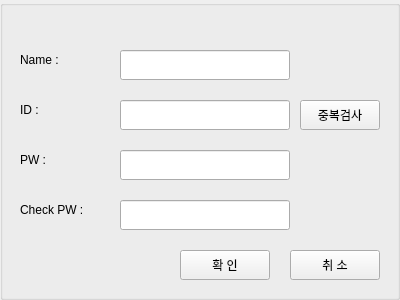
<?xml version="1.0" encoding="UTF-8"?>
<ui version="4.0">
 <class>SignUp</class>
 <widget class="QWidget" name="SignUp">
  <property name="geometry">
   <rect>
    <x>0</x>
    <y>0</y>
    <width>400</width>
    <height>300</height>
   </rect>
  </property>
  <property name="windowTitle">
   <string>Form</string>
  </property>
  <widget class="QGroupBox" name="groupBox">
   <property name="geometry">
    <rect>
     <x>0</x>
     <y>0</y>
     <width>400</width>
     <height>300</height>
    </rect>
   </property>
   <property name="title">
    <string/>
   </property>
   <widget class="QLabel" name="label_id">
    <property name="geometry">
     <rect>
      <x>20</x>
      <y>100</y>
      <width>62</width>
      <height>20</height>
     </rect>
    </property>
    <property name="text">
     <string>ID :</string>
    </property>
   </widget>
   <widget class="QLabel" name="label_pw">
    <property name="geometry">
     <rect>
      <x>20</x>
      <y>150</y>
      <width>62</width>
      <height>20</height>
     </rect>
    </property>
    <property name="text">
     <string>PW :</string>
    </property>
   </widget>
   <widget class="QLabel" name="label_ckpw">
    <property name="geometry">
     <rect>
      <x>20</x>
      <y>200</y>
      <width>81</width>
      <height>20</height>
     </rect>
    </property>
    <property name="text">
     <string>Check PW :</string>
    </property>
   </widget>
   <widget class="QLabel" name="label_name">
    <property name="geometry">
     <rect>
      <x>20</x>
      <y>50</y>
      <width>62</width>
      <height>20</height>
     </rect>
    </property>
    <property name="text">
     <string>Name :</string>
    </property>
   </widget>
   <widget class="QPushButton" name="confirmButton">
    <property name="geometry">
     <rect>
      <x>180</x>
      <y>250</y>
      <width>90</width>
      <height>30</height>
     </rect>
    </property>
    <property name="text">
     <string>확 인</string>
    </property>
   </widget>
   <widget class="QPushButton" name="cancelButton">
    <property name="geometry">
     <rect>
      <x>290</x>
      <y>250</y>
      <width>90</width>
      <height>30</height>
     </rect>
    </property>
    <property name="text">
     <string>취 소</string>
    </property>
   </widget>
   <widget class="QLineEdit" name="nameEdit">
    <property name="geometry">
     <rect>
      <x>120</x>
      <y>50</y>
      <width>170</width>
      <height>30</height>
     </rect>
    </property>
   </widget>
   <widget class="QLineEdit" name="idEdit">
    <property name="geometry">
     <rect>
      <x>120</x>
      <y>100</y>
      <width>170</width>
      <height>30</height>
     </rect>
    </property>
   </widget>
   <widget class="QLineEdit" name="pwEdit">
    <property name="geometry">
     <rect>
      <x>120</x>
      <y>150</y>
      <width>170</width>
      <height>30</height>
     </rect>
    </property>
   </widget>
   <widget class="QLineEdit" name="ckpwEdit">
    <property name="geometry">
     <rect>
      <x>120</x>
      <y>200</y>
      <width>170</width>
      <height>30</height>
     </rect>
    </property>
   </widget>
   <widget class="QPushButton" name="dupButton">
    <property name="geometry">
     <rect>
      <x>300</x>
      <y>100</y>
      <width>80</width>
      <height>30</height>
     </rect>
    </property>
    <property name="text">
     <string>중복검사</string>
    </property>
   </widget>
   <widget class="QLabel" name="dupLabel">
    <property name="geometry">
     <rect>
      <x>120</x>
      <y>130</y>
      <width>170</width>
      <height>20</height>
     </rect>
    </property>
    <property name="font">
     <font>
      <pointsize>8</pointsize>
     </font>
    </property>
    <property name="text">
     <string/>
    </property>
   </widget>
   <widget class="QLabel" name="ckpwLabel">
    <property name="geometry">
     <rect>
      <x>120</x>
      <y>230</y>
      <width>170</width>
      <height>20</height>
     </rect>
    </property>
    <property name="font">
     <font>
      <pointsize>8</pointsize>
     </font>
    </property>
    <property name="text">
     <string/>
    </property>
   </widget>
  </widget>
 </widget>
 <resources/>
 <connections/>
</ui>
